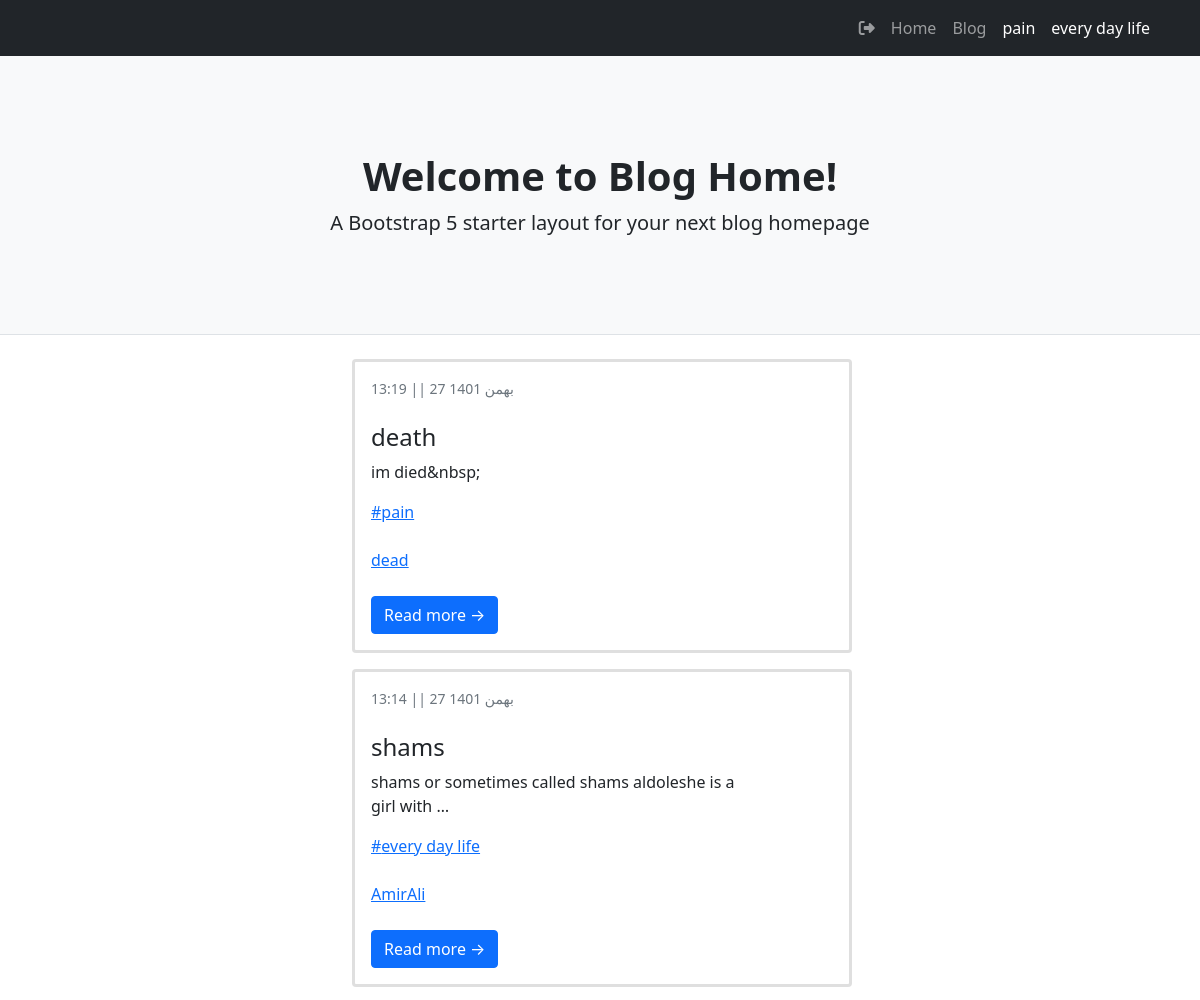
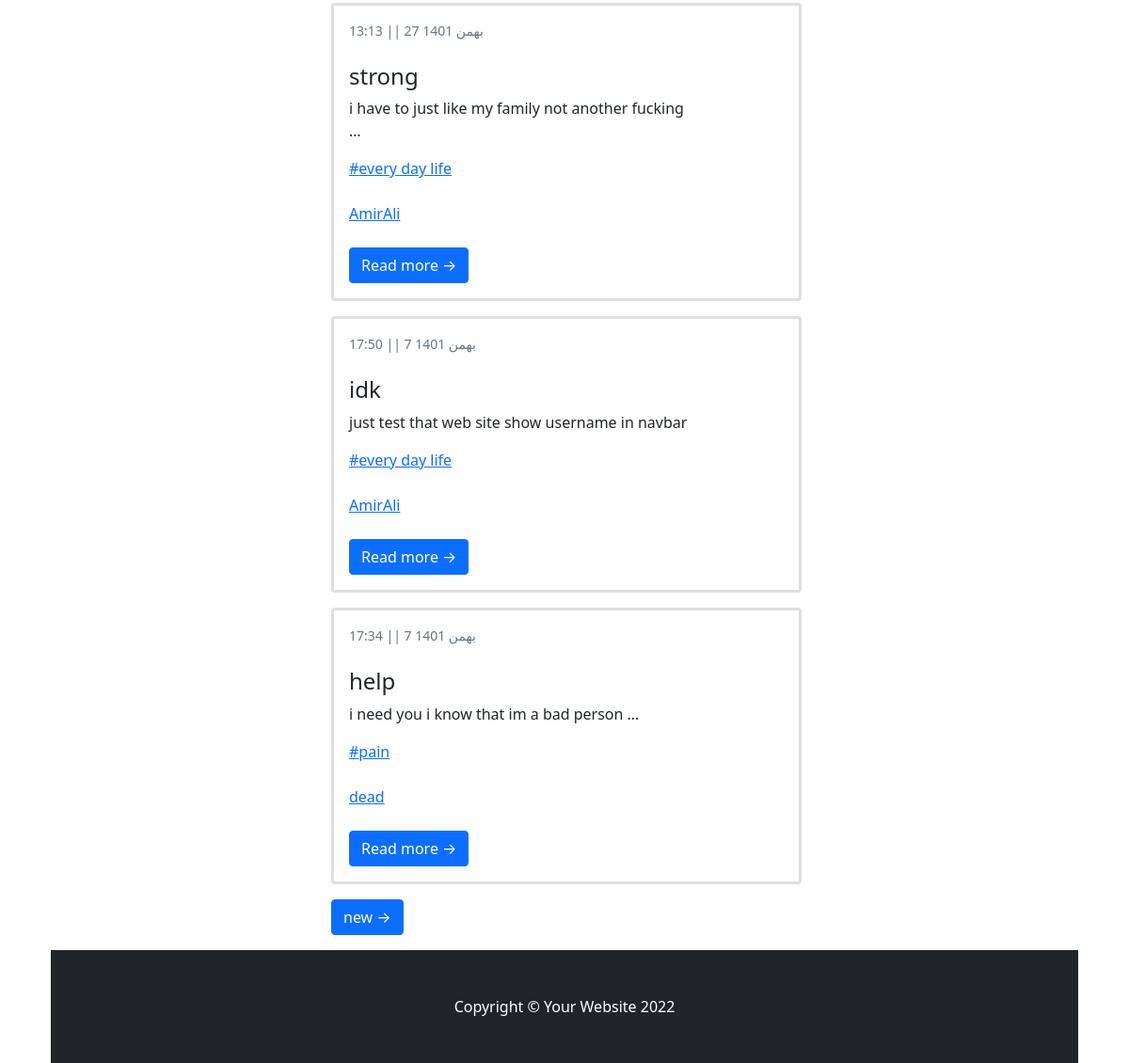
The app's page /, older data (2 pictures, top to bottom).
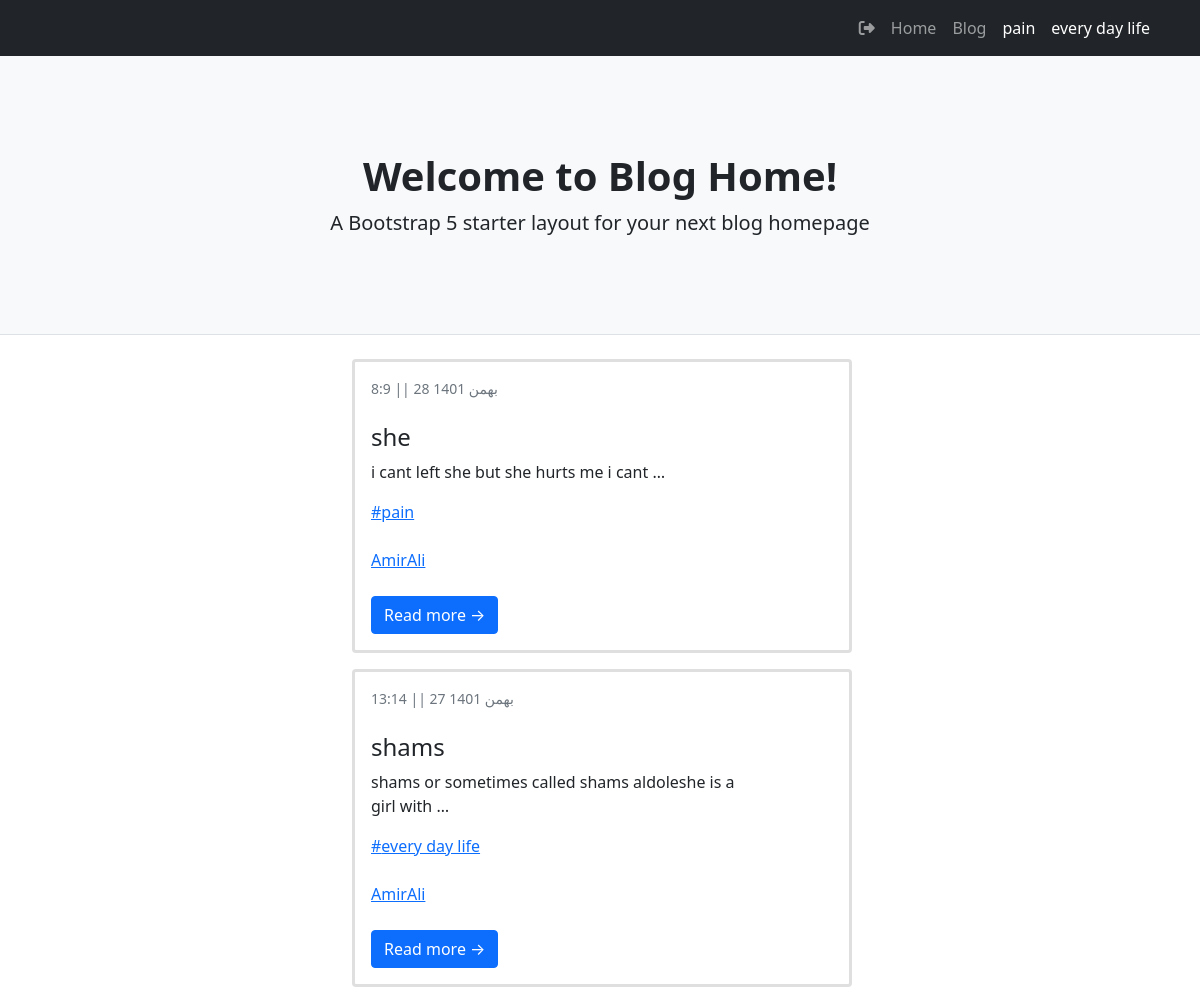
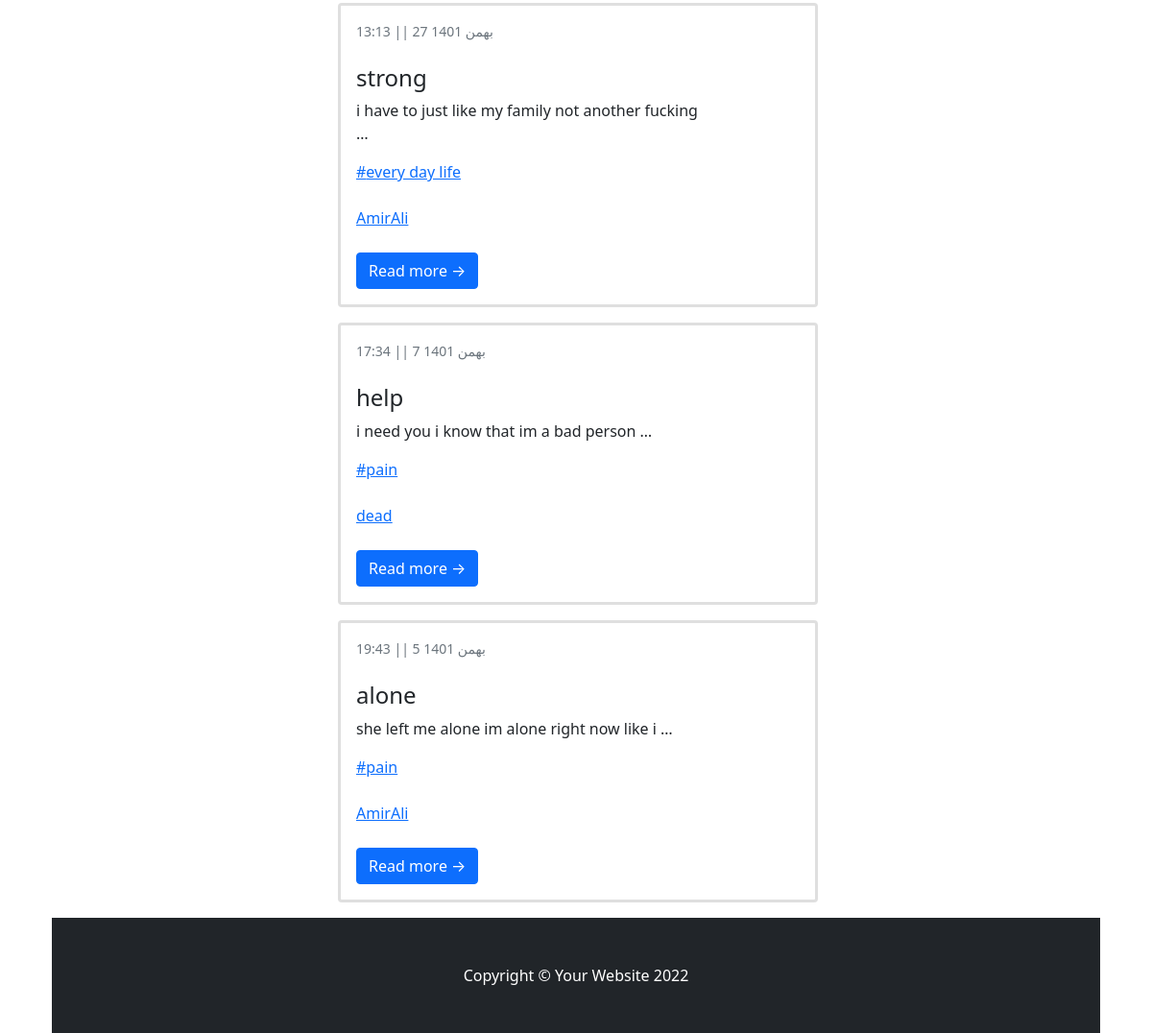
The same page, newer data (2 pictures, top to bottom).
### blog/models.py (models this page shows, shortened)
class Category(models.Model):
    parent = models.ForeignKey("self",default=None,null=True,blank=True,on_delete=models.SET_NULL,related_name='children')
    title = models.CharField(max_length=200)
    slug = models.SlugField(max_length=100,unique=True)
    status = models.BooleanField(default=True,verbose_name="show")
    position = models.IntegerField(verbose_name="order")
    class Meta:
        ordering = ['parent__id','position']
    objects = CategorytManager()

class Article(models.Model):
    STATUS_CHOICES=(
        ('d','draft'),
        ("p",'publish'),
        ("i","pendeing"),#در دست برسی
        ("b","back")#خانواده شده برگشت داده شده
    )
    author = models.ForeignKey(User,on_delete=models.SET_NULL,null=True,related_name="posts_of_author")# اختصاص دادن یک نویسدنده برای پست
    title = models.CharField(max_length=200)
    slug = models.SlugField(max_length=100,unique=True)
    category = models.ManyToManyField(Category,related_name="post_of_category")
    descriptions = models.TextField()
    publish= models.DateTimeField(default=timezone.now)
    created = models.DateTimeField(auto_now_add=True)
    updated = models.DateTimeField(auto_now=True)
    is_special = models.BooleanField(default=False,verbose_name="special post")
    status = models.CharField(max_length=1,choices=STATUS_CHOICES)
    class Meta:
        ordering = ["-publish"]
    def jalali_get_publish(self):
         return jalali_converter(self.publish)
    jalali_get_publish.short_description = "date published"
    def category_to_str(self):
        return ", ".join([category.title for category in self.category.active()])
    category_to_str.short_description = "category"  # این اطلاعات را با چه تایتلی در پنل ادمین نشان دهد
    objects = PostManager()

### account/models.py (models this page shows)
class User(AbstractUser):   #ارث بری از کلاس یوزر خود جنگو و ایجاد یوزر جدید برای استفاده توی پروژه
    is_author = models.BooleanField(default=False)
    special_user = models.DateTimeField(default=timezone.now)
    def special_or_not(self):
        if(timezone.now() < self.special_user):   #ایا یوزر الان یوزر طلایی هست یا ن
            return True
        else:
            return False
    special_or_not.boolean = True
    special_or_not.short_description = "special user"

### blog/views.py (the view)
# urls.py: path("",Home.as_view(),name="home"),
class home(ListView):
    queryset = Article.objects.published()
    paginate_by = 5

### blog/models.py (called while the page is built)
    def active(self):
        return self.filter(status=True)

### blog/templatetags/base_tag.py (called while the page is built)
@register.inclusion_tag("blog/partial/navbar_tag.html")
def category_navbar():
    return {"category":Category.objects.filter(status = True)}

### extensions/jalali.py (called while the page is built)
    def persian_tuple(self):
        return self.persian_year, self.persian_month, self.persian_day

### extensions/utils.py (called while the page is built)
def jalali_converter(date):
    date_to_str = "{},{},{}".format(date.year,date.month,date.day)
    date_to_tuple = jalali.Gregorian(date_to_str).persian_tuple()
    date_to_list = list(date_to_tuple)
    for index , month in enumerate(ir_month):
        if date_to_list[1] == index+1:
            date_to_list[1]= month
            break
    output = f" ||  {date_to_list[2]} {date_to_list[1]} {date_to_list[0]}"
    output2 = f"    {date.hour}:{date.minute} "
    retu = [output,output2]
    return retu[1] + retu[0]

### templates/blog/article_list.html (shortened to what this page needs)
{%extends 'blog/base_list.html'%}
{%block url_next%}
    {% url "blog:home"  page_obj.next_page_number%}      {% comment %} این یو ار ال برای هوم  است {% endcomment %}
{%endblock%}

### templates/blog/base_list.html (shortened to what this page needs)
{%extends "blog/base.html"%}
{%block main%}
        <div class="container ">
            <div class="row">
                <div class="col-lg-8">
                  {%for post in object_list%}
                  <div class="card mb-3">
                      <div class="card-body">
                          <div class="small text-muted">{{post.jalali_get_publish}}</div>
                          <h2 class="card-title h4">{{post.title}}</h2>
                          <p class="card-text">{{post.descriptions|striptags | truncatewords:10}}</p>
                            {%for cat in post.category.active%}
                            <a href='{%url "blog:category" cat.slug%}'><p class="card-text">#{{cat.title}}</p></a> <br>
                            {%endfor%}
                            <a href='{%url "blog:author" post.author%}'><p class="card-text">{{post.author}}</p></a> <br>
                          <a class="btn btn-primary" href="{%url 'blog:Details' post.slug%}">Read more →</a>
                      </div>
                  </div>
                  {%endfor%}
                {% if page_obj.has_next %}
                    <a class="btn btn-primary mb-3" href="{%block url_next%}{%endblock%}"> new &rarr;</a>
                {% endif %}
            </div>
        </div>
{%endblock%}

### templates/blog/partial/navbar_tag.html (shortened to what this page needs)
<div class="collapse navbar-collapse" id="navbarSupportedContent">
    <ul class="navbar-nav ms-auto mb-2 mb-lg-0">
        <a class="nav-link " href="{% url "account:logout" %}" role="button"><i class="fa fa-sign-out" aria-hidden="true"></i></a>
        <li class="nav-item"><a class="nav-link" href="{%url 'blog:home'%}">Home</a></li>
        <li class="nav-item"><a class="nav-link" aria-current="page" href="{%url "blog:home"%}">Blog</a></li>
        {%for cat in category%}
            {%if cat.parent == None%}
                <li class="nav-item">
                    <a class="nav-link active" aria-current="page" href="{%url "blog:category" cat.slug %}">{{cat.title}}</a>
                </li>
            {%endif%}
        {%endfor%}
    </ul>
</div>

Row changes from the older to the newer data that the page shows:
removed Article: jalali_get_publish "13:19 || 27 بهمن 1401", title "death", descriptions "im died&nbsp;", author "dead", Category (title "pain")
no longer on this page (row edited): Article: jalali_get_publish "17:50 || 7 بهمن 1401", title "idk", descriptions "just test that web site show username in navbar", author "AmirAli", Category (title "every day life")
added Article: jalali_get_publish "8:9 || 28 بهمن 1401", title "she", descriptions "i cant left she but she hurts me i cant …", author "AmirAli", Category (title "pain")
now on this page (row unchanged): Article: jalali_get_publish "19:43 || 5 بهمن 1401", title "alone", descriptions "she left me alone im alone right now like i …", author "AmirAli", Category (title "pain")
Text that changed along with them:
text no longer shown: "new →"
